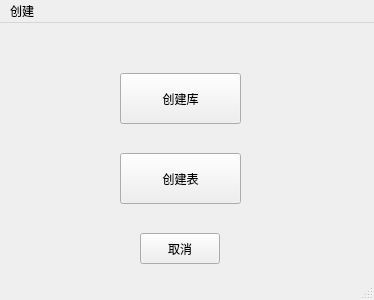
<?xml version="1.0" encoding="UTF-8"?>
<ui version="4.0">
 <class>CreateWindow</class>
 <widget class="QMainWindow" name="CreateWindow">
  <property name="geometry">
   <rect>
    <x>0</x>
    <y>0</y>
    <width>374</width>
    <height>300</height>
   </rect>
  </property>
  <property name="windowTitle">
   <string>MainWindow</string>
  </property>
  <widget class="QWidget" name="centralwidget">
   <widget class="QPushButton" name="DB_CreateButton">
    <property name="geometry">
     <rect>
      <x>120</x>
      <y>50</y>
      <width>121</width>
      <height>51</height>
     </rect>
    </property>
    <property name="text">
     <string>创建库</string>
    </property>
   </widget>
   <widget class="QPushButton" name="TBL_CreateButton">
    <property name="geometry">
     <rect>
      <x>120</x>
      <y>130</y>
      <width>121</width>
      <height>51</height>
     </rect>
    </property>
    <property name="text">
     <string>创建表</string>
    </property>
   </widget>
   <widget class="QPushButton" name="cancelButton">
    <property name="geometry">
     <rect>
      <x>140</x>
      <y>210</y>
      <width>80</width>
      <height>31</height>
     </rect>
    </property>
    <property name="text">
     <string>取消</string>
    </property>
   </widget>
  </widget>
  <widget class="QMenuBar" name="menubar">
   <property name="geometry">
    <rect>
     <x>0</x>
     <y>0</y>
     <width>374</width>
     <height>22</height>
    </rect>
   </property>
   <widget class="QMenu" name="menu">
    <property name="title">
     <string>创建</string>
    </property>
   </widget>
   <addaction name="menu"/>
  </widget>
  <widget class="QStatusBar" name="statusbar"/>
 </widget>
 <resources/>
 <connections/>
</ui>
